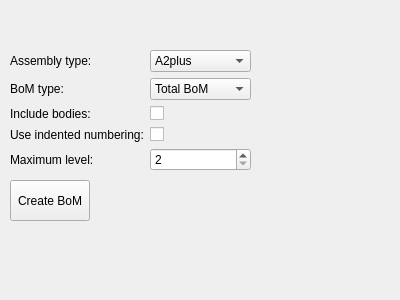
<?xml version="1.0" encoding="UTF-8"?>
<ui version="4.0">
 <class>DockWidget</class>
 <widget class="QDockWidget" name="DockWidget">
  <property name="geometry">
   <rect>
    <x>0</x>
    <y>0</y>
    <width>400</width>
    <height>300</height>
   </rect>
  </property>
  <property name="features">
   <set>QDockWidget::NoDockWidgetFeatures</set>
  </property>
  <property name="allowedAreas">
   <set>Qt::AllDockWidgetAreas</set>
  </property>
  <property name="windowTitle">
   <string/>
  </property>
  <widget class="QWidget" name="dockWidgetContents">
   <widget class="QWidget" name="layoutWidget">
    <property name="geometry">
     <rect>
      <x>10</x>
      <y>50</y>
      <width>241</width>
      <height>123</height>
     </rect>
    </property>
    <layout class="QGridLayout" name="gridLayout">
     <item row="2" column="2">
      <widget class="QCheckBox" name="IncludeBodies">
       <property name="text">
        <string/>
       </property>
      </widget>
     </item>
     <item row="0" column="2">
      <widget class="QComboBox" name="AssemblyType">
       <item>
        <property name="text">
         <string>A2plus</string>
        </property>
       </item>
       <item>
        <property name="text">
         <string>Internal assembly</string>
        </property>
       </item>
       <item>
        <property name="text">
         <string>Assembly 3</string>
        </property>
       </item>
       <item>
        <property name="text">
         <string>Assembly 4</string>
        </property>
       </item>
       <item>
        <property name="text">
         <string>App:LinkGroup</string>
        </property>
       </item>
       <item>
        <property name="text">
         <string>App:Part</string>
        </property>
       </item>
       <item>
        <property name="text">
         <string>Multibody</string>
        </property>
       </item>
       <item>
        <property name="text">
         <string>Arch</string>
        </property>
       </item>
      </widget>
     </item>
     <item row="3" column="2">
      <widget class="QCheckBox" name="IndentedNumbering">
       <property name="text">
        <string/>
       </property>
      </widget>
     </item>
     <item row="4" column="2">
      <widget class="QSpinBox" name="MaxLevel">
       <property name="minimum">
        <number>2</number>
       </property>
      </widget>
     </item>
     <item row="2" column="0" colspan="2">
      <widget class="QLabel" name="label_3">
       <property name="text">
        <string>Include bodies:</string>
       </property>
      </widget>
     </item>
     <item row="3" column="0" colspan="2">
      <widget class="QLabel" name="label_4">
       <property name="text">
        <string>Use indented numbering:</string>
       </property>
      </widget>
     </item>
     <item row="4" column="0" colspan="2">
      <widget class="QLabel" name="label_5">
       <property name="text">
        <string>Maximum level:</string>
       </property>
      </widget>
     </item>
     <item row="0" column="0">
      <widget class="QLabel" name="label_2">
       <property name="text">
        <string>Assembly type:</string>
       </property>
      </widget>
     </item>
     <item row="1" column="0">
      <widget class="QLabel" name="label">
       <property name="text">
        <string>BoM type:</string>
       </property>
      </widget>
     </item>
     <item row="1" column="2">
      <widget class="QComboBox" name="BomType">
       <item>
        <property name="text">
         <string>Total BoM</string>
        </property>
       </item>
       <item>
        <property name="text">
         <string>Parts only BoM</string>
        </property>
       </item>
       <item>
        <property name="text">
         <string>Summary BoM</string>
        </property>
       </item>
      </widget>
     </item>
    </layout>
   </widget>
   <widget class="QLabel" name="AssemblyTypeIcon">
    <property name="geometry">
     <rect>
      <x>10</x>
      <y>0</y>
      <width>50</width>
      <height>50</height>
     </rect>
    </property>
    <property name="sizePolicy">
     <sizepolicy hsizetype="Preferred" vsizetype="Fixed">
      <horstretch>0</horstretch>
      <verstretch>0</verstretch>
     </sizepolicy>
    </property>
    <property name="text">
     <string/>
    </property>
    <property name="pixmap">
     <pixmap>../Icons/Link.svg</pixmap>
    </property>
    <property name="scaledContents">
     <bool>true</bool>
    </property>
   </widget>
   <widget class="QPushButton" name="CreateBOM">
    <property name="geometry">
     <rect>
      <x>10</x>
      <y>180</y>
      <width>80</width>
      <height>41</height>
     </rect>
    </property>
    <property name="text">
     <string>Create BoM</string>
    </property>
   </widget>
  </widget>
 </widget>
 <resources/>
 <connections/>
</ui>
